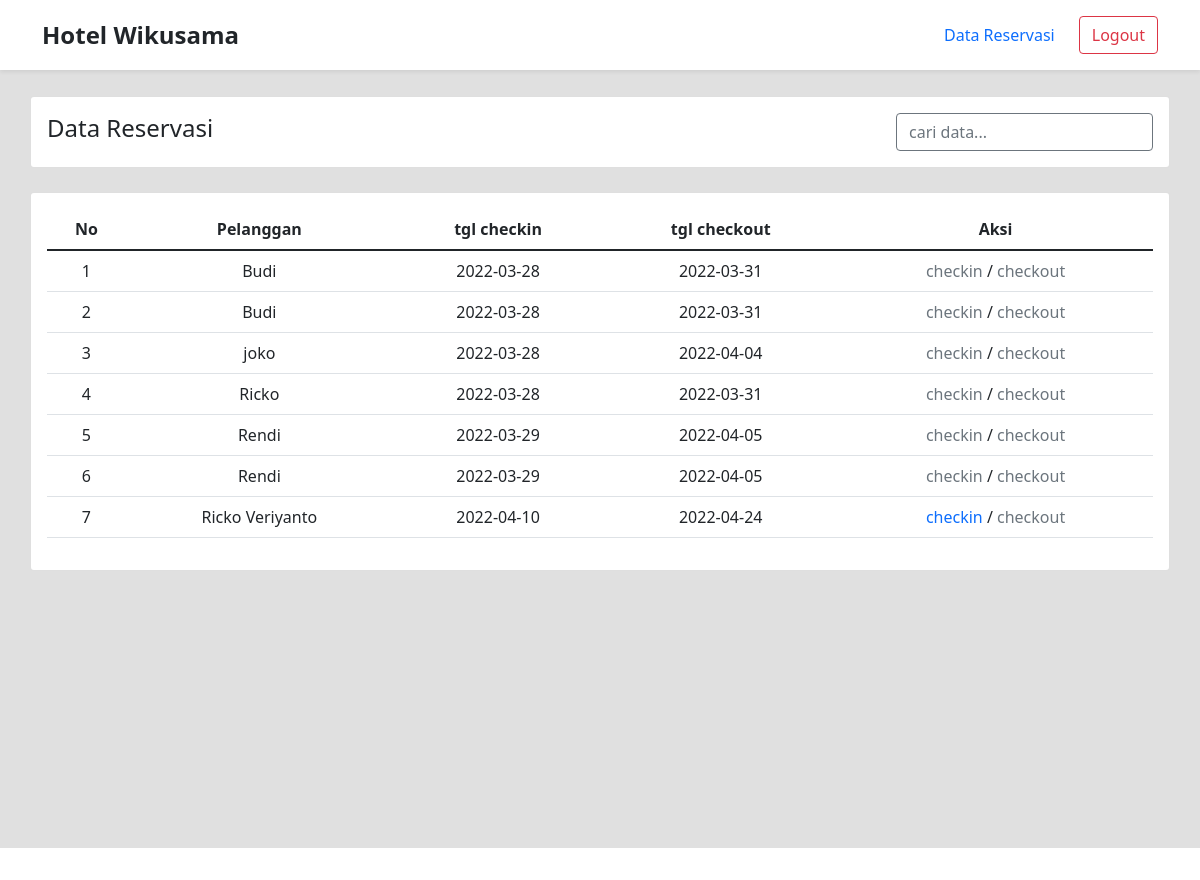
Page /resepsionis/data-reservasi.php (signed in) on the committed database.
### tables this page shows
CREATE TABLE `booking` (
  `id` int(10) NOT NULL,
  `nmpelanggan` varchar(30) NOT NULL,
  `emailpelanggan` varchar(30) NOT NULL,
  `nohppelanggan` varchar(20) NOT NULL,
  `tglcheckin` date NOT NULL,
  `tglcheckout` date NOT NULL,
  `totalkamar` int(10) NOT NULL,
  `tipekamar` varchar(20) NOT NULL,
  `status` varchar(20) NOT NULL DEFAULT 'null'
);

### resepsionis/data-reservasi.php (the view, shortened to what this page needs)
<?php
    include '../config/koneksi.php';
    if($_SESSION['role'] !== 'resepsionis') {
        echo 'not found';
    } else {
        require_once '../component/header.php';
        require_once 'component/navbar.php';
        if(isset($_GET['q'])) {
            $q = $_GET['q'];
            $sql = mysqli_query($koneksi, "SELECT * FROM booking WHERE id LIKE '%$q%' OR nmpelanggan LIKE '%$q%' OR tglcheckin LIKE '%$q%' OR tglcheckout LIKE '%$q%' OR tipekamar LIKE '%$q%'");
        } else {
            $sql = mysqli_query($koneksi, "SELECT * FROM booking");
        }
?>
<div class="container-fluid bg-silver min-vh-100 pt-5 mt-5">
    <div class="card container  mb-4 p-3">
        <div class='d-md-flex d-block align-items-center justify-content-between'>
            <div>
                <h4>Data Reservasi</h4>
            </div>
            <div>
                <input placeholder='cari data...' type="text" onkeypress="cari(event, this.value)" class='form-control shadow-none border border-secondary'>
            </div>
        </div>
    </div>
    <div class="card container p-3 overflow-auto">
        <table class='table text-center table-borderglass'>
            <thead>
                <tr>
                    <th>No</th>
                    <th>Pelanggan</th>
                    <th>tgl checkin</th>
                    <th>tgl checkout</th>
                    <th>Aksi</th>
                </tr>
            </thead>
            <tbody>
                <?php
                    $no = 1;
                    while($r=mysqli_fetch_array($sql)) {
                ?>
                <tr>
                    <td><?php echo $no ?></td>
                    <td><?php echo $r['nmpelanggan'] ?></td>
                    <td><?php echo $r['tglcheckin'] ?></td>
                    <td><?php echo $r['tglcheckout'] ?></td>
                    <td>
                        <?php
                            if($r['status'] == 'null') {
                                echo "<a onclick='return confirm(`yakin ingin checkin?`)' class='m-0' href='../api/checkin.php?id=".$r['id']."'>checkin</a>";
                            } else {
                                echo "<span class='text-secondary'>checkin</span>";
                            }
                        ?>
                        /
                        <?php
                            if($r['status'] == 'checkin') {
                                echo "<a class='m-0' onclick='return confirm(`yakin ingin checkout?`)' href='../api/checkout.php?id=".$r['id']."'>checkout</a>";
                            } else {
                                echo "<span class='text-secondary'>checkout</span>";
                            }
                        ?>
                    </td>
                </tr>
                <?php
                        $no++;
                    }
                ?>
            </tbody>
        </table>
    </div>
</div>
<?php
    require_once '../component/footer.php';
    }
?>

### component/header.php (shortened to what this page needs)
<!DOCTYPE html>
<html lang="en">
<head>
    <link rel="stylesheet" href="/reservasihotel/assets/css/bootstrap.min.css">
    <link rel="stylesheet" href="/reservasihotel/assets/css/style.css">
</head>
<body>

### resepsionis/component/navbar.php
<nav class='bg-white p-3 shadow-sm position-fixed fixed-top'>
    <div class='container d-flex align-items-center justify-content-between'>
        <a href='/reservasihotel'>
            <h4 class='fw-bold mb-0 pb-0 text-dark'>Hotel Wikusama</h4>
        </a>
        <div class='d-flex align-items-center'>
            <a href='data-reservasi.php' class='me-3'>Data Reservasi</a>
            <form action="../api/logout.php" class='ms-2' method="post">
                <button class='btn btn-outline-danger shadow-none'>Logout</button>
            </form>
        </div>
    </div>
</nav>

### component/footer.php (shortened to what this page needs)
<div class="container-fluid bg-white p-3 text-center">
</div>
</body>
</html>

### assets/css/style.css (style rules this page uses)
.bg-silver { background: #e0e0e0; }
a { text-decoration: none !important; margin-right: 8px !important; }

### rows in the picture
booking: nmpelanggan "Budi", tglcheckin "2022-03-28", tglcheckout "2022-03-31", status "checkin"
booking: nmpelanggan "Budi", tglcheckin "2022-03-28", tglcheckout "2022-03-31", status "checkin"
booking: nmpelanggan "joko", tglcheckin "2022-03-28", tglcheckout "2022-04-04", status "checkin"
booking: nmpelanggan "Ricko", tglcheckin "2022-03-28", tglcheckout "2022-03-31", status "checkin"
booking: nmpelanggan "Rendi", tglcheckin "2022-03-29", tglcheckout "2022-04-05", status "checkin"
booking: nmpelanggan "Rendi", tglcheckin "2022-03-29", tglcheckout "2022-04-05", status "checkin"
booking: nmpelanggan "Ricko Veriyanto", tglcheckin "2022-04-10", tglcheckout "2022-04-24", status "checkout"
